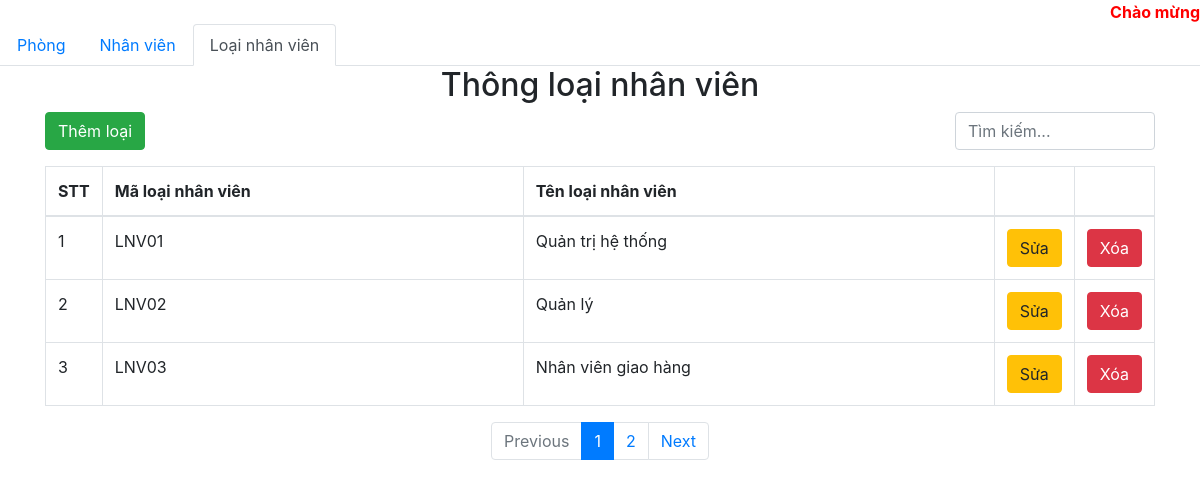
Page /loainv/index.php on the committed database.
### tables this page shows
create table loainv (
	maloai varchar(20) not null primary key,
	tentl varchar(50) not null
);

### db/connect.php (called while the page is built, shortened)
<?php
function executeResult($sql) {
	$con = mysqli_connect(DB_HOST, DB_USER, DB_PASSWORD, DB_NAME);
	$result = mysqli_query($con, $sql);
	$data   = [];
	if ($result != null){
		while ($row = mysqli_fetch_array($result, 1)) {
			$data[] = $row;
		}
	}
	return $data;
}

### loainv/index.php (the view, shortened to what this page needs)
<?php
require_once('../db/connect.php');
require_once('../db/phantrang.php');
?>
<!DOCTYPE html>
<html>
<head>
	<link rel="stylesheet" href="https://maxcdn.bootstrapcdn.com/bootstrap/4.4.1/css/bootstrap.min.css">
</head>
<body>
	<div style="text-align: end;color: red;font-weight: bold;">
		Chào mừng <?php echo $_SESSION['username'];  ?>
	</div>
	<ul class="nav nav-tabs">
		<li class="nav-item">
			<a class="nav-link " href="../phong">Phòng</a>
		</li>
		<li class="nav-item">
			<a class="nav-link" href="../nhanvien">Nhân viên</a>
		</li>
		<li class="nav-item">
			<a class="nav-link active" href="#">Loại nhân viên</a>
		</li>
	</ul>
	<div class="container">
		<div class="panel panel-primary">
			<div class="panel-heading">
				<h2 class="text-center">Thông loại nhân viên</h2>
			</div>
			<div class="panel-body">
				<div class="row">
					<div class="col-lg-6">
						<a href="add.php">
							<button class="btn btn-success" style="margin-bottom: 15px;">Thêm loại</button>
						</a>
					</div>
					<div class="col-lg-6">
						<form method="get">
							<div class="form-group" style="width: 200px; float: right;">
								<input type="text" class="form-control" placeholder="Tìm kiếm..." id="s" name="s" value="<?php if (isset($_GET['s'])) echo $_GET['s']; ?>">
							</div>
						</form>
					</div>
				</div>
				<table class="table table-bordered table-hover">
					<thead>
						<tr>
							<th width="50px">STT</th>
							<th>Mã loại nhân viên</th>
							<th>Tên loại nhân viên</th>
							<th width="50px"></th>
							<th width="50px"></th>
						</tr>
					</thead>
					<tbody>
						<?php
						$limit = 3;
						$page = 1;
						$firstIndex = ($page - 1) * $limit;
						$additional = '';
						$sql = 'select * from loainv where 1 ' . $additional . ' limit ' . $firstIndex . ',' . $limit;
						$loainvList = executeResult($sql);
						if (!empty($loainvList)) {
							foreach ($loainvList as $item) {
								echo '
                            <tr>
                                <td>' . (++$firstIndex) . '</td>
                                <td>' . $item['maloai'] . '</td>
                                <td>' . $item['tentl'] . '</td>
                                <td>
                                    <a href="edit.php?maloai=' . $item['maloai'] . '"><button class="btn btn-warning">Sửa</button></a>
                                </td>
                                <td>
									<a href="delete.php?maloai=' . $item['maloai'] . '"><button class="btn btn-danger">Xóa</button></a>
                                </td>
                            </tr>';
							}
						} else {
							echo '<tr>';
							echo '<td colspan="5" style="text-align: center; color: red;font-weight: bold;">Không tìm thấy loại nhân viên </td>';
							echo '</tr>';
						}
						?>
					</tbody>
				</table>
			</div>
		</div>
	</div>
</body>
</html>

### rows in the picture
loainv: maloai "LNV01", tentl "Quản trị hệ thống"
loainv: maloai "LNV02", tentl "Quản lý"
loainv: maloai "LNV03", tentl "Nhân viên giao hàng"
